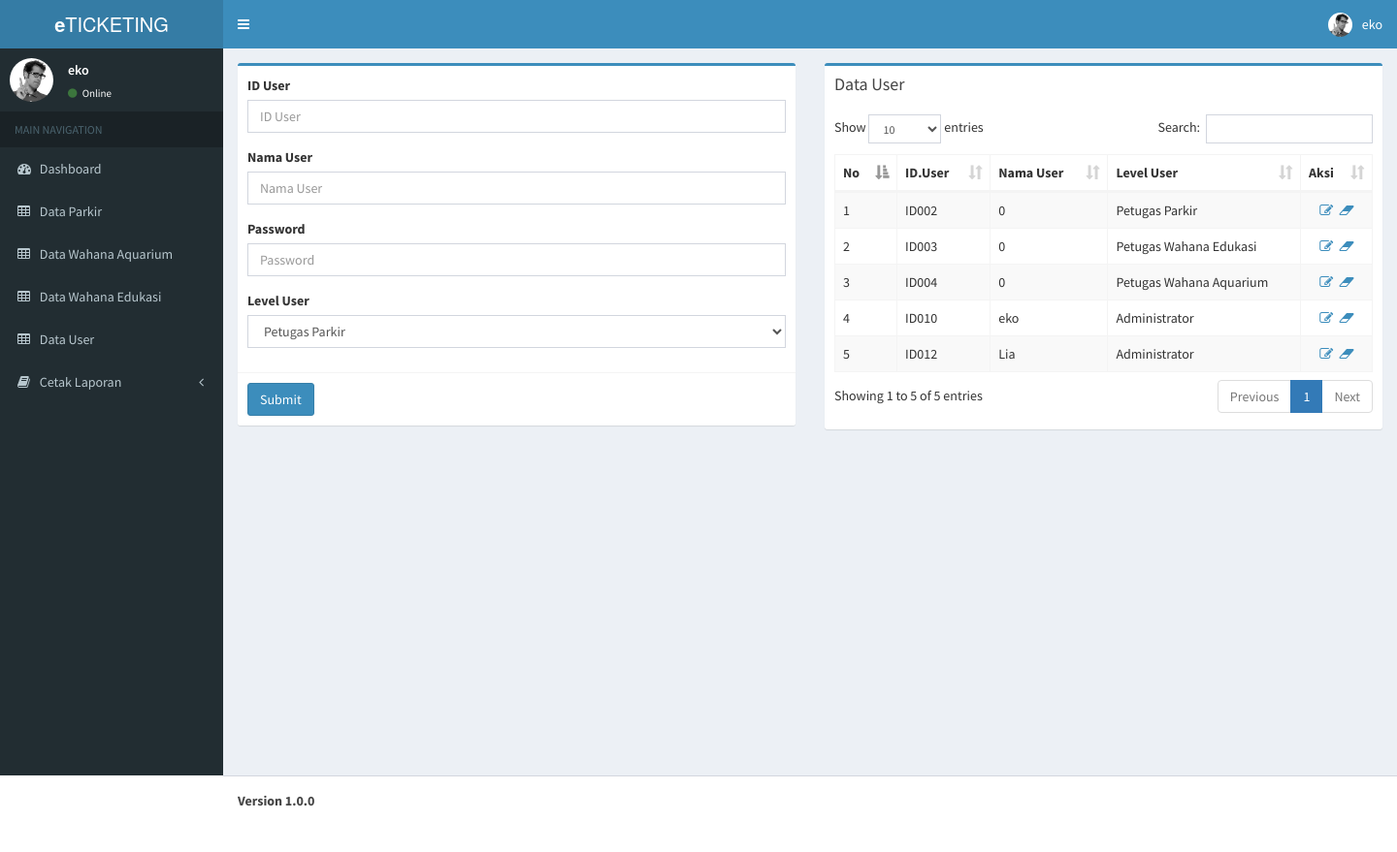
/pages/add_user.php (signed in), run on the app's committed database.
### tables this page shows
CREATE TABLE `tb_user` (
  `id_user` varchar(10) NOT NULL,
  `password` varchar(100) NOT NULL DEFAULT '0',
  `level` varchar(100) NOT NULL DEFAULT '0',
  `nama_user` varchar(100) NOT NULL DEFAULT '0'
);

### pages/add_user.php (the view, shortened to what this page needs)
<?php
include('header.php');
?>
  <div class="content-wrapper">
    <section class="content">
      <div class="row">
        <div class="col-md-6">
          <div class="box box-primary">
                <form role="form" method="post">
                  <div class="box-body">
                    <div class="form-group">
                      <label for="exampleInputEmail1">ID User</label>
                      <input type="text" name="id_user" class="form-control" id="exampleInputEmail1" placeholder="ID User" required oninvalid="this.setCustomValidity('Data Tidak Boleh Kosong!')" oninput="setCustomValidity('')">
                    </div>
                    <div class="form-group">
                      <label for="exampleInputPassword1">Nama User</label>
                      <input type="text" name="nama" class="form-control" id="exampleInputPassword1" placeholder="Nama User" required oninvalid="this.setCustomValidity('Data Tidak Boleh Kosong!')" oninput="setCustomValidity('')">
                    </div>
                    <div class="form-group">
                      <label for="exampleInputPassword1">Password</label>
                      <input type="password" name="password" class="form-control" id="exampleInputPassword1" placeholder="Password" required oninvalid="this.setCustomValidity('Data Tidak Boleh Kosong!')" oninput="setCustomValidity('')">
                    </div>
                    <div class="form-group">
                      <label for="exampleInputPassword1">Level User</label><br>
                    <select name="level" class="form-control" required>
                      <option value="Petugas Parkir">Petugas Parkir</option>
                    </select>
                    </div>
                  </div>
                  <div class="box-footer">
                    <button type="submit" name="user" class="btn btn-primary">Submit</button>
                  </div>
                </form>
          </div>
</div>
<div class="col-xs-6">
          <div class="box box-primary">
            <div class="box-header">
              <h3 class="box-title">Data User</h3>
            </div>
            <div class="box-body">
              <table id="example1" class="table table-bordered table-striped">
                <thead>
                <tr>
                <th>No</th>
                  <th>ID.User</th>
                  <th>Nama User</th>
                  <th>Level User</th>
                  <?php  if($_SESSION['level'] == "Administrator") { ?>
                  <th>Aksi</th>
                  <?php } ?>
                </tr>
                </thead>
                <tbody>
                <?php
                include '../config.php';
                $no=1;
                $query = mysqli_query($connect, "SELECT * FROM tb_user");
                while ($data = mysqli_fetch_array($query)) {
                ?>
                <tr>
                  <td><?php echo $no++;?></td>
                  <td><?php echo $data['id_user'];?></td>
                  <td><?php echo $data['nama_user'];?></td>
                  <td><?php echo $data['level'];?></td>
                  <?php  if($_SESSION['level'] == "Administrator") { ?>
                  <td><center>
                                <a class='fa fa-fw fa-edit' title='Ubah' href='edit_user.php?id_user="<?php echo $data['id_user'];?>"'></a>
                                <a class='fa fa-fw fa-eraser' title='Hapus' href='delete_user.php?id_user="<?php echo $data['id_user'];?>"'></a>
                              </center></td>
                  <?php } ?>
                </tr>
                <?php
                }
                ?>
                </tbody>
              </table>
            </div>
          </div>
        </div>
</div>
        </div>
      </div>
 <?php
 include('footer.php');
?>

### data on the page
tb_user: id_user "ID002", nama_user "0", level "Petugas Parkir"
tb_user: id_user "ID003", nama_user "0", level "Petugas Wahana Edukasi"
tb_user: id_user "ID004", nama_user "0", level "Petugas Wahana Aquarium"
tb_user: id_user "ID010", nama_user "eko", level "Administrator"
tb_user: id_user "ID012", nama_user "Lia", level "Administrator"

### other printed values
$_SESSION['nama_user'] "eko"
